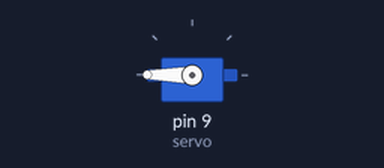
Recording of a sketch running on a simulated Arduino Uno, built with avr-gcc and run on an emulated ATmega328P. On the bench: servo.

Above: at 2.05 s.
Timing chart, 0 to 6.6 s (numbered marks = the images above):
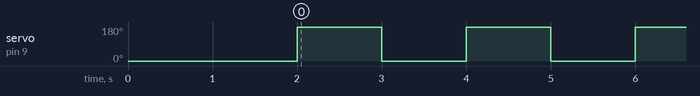

Measured:
- by itself, servo on pin 9 (servo): alternates 180° for 1.0 s and 0° for 1.0 s

The sketch:

Servo_Motor_Check.ino
```cpp
#include <Servo.h> // Include the Servo library

Servo servo; // Create a Servo object named 'servo'

void setup() {
  servo.attach(9); // Attach the servo to pin 9
  servo.write(0); // Set initial position to 0 degrees
  delay(2000); // Delay for 2 seconds for the servo to reach its initial position
}

void loop() {
  servo.write(180); // Move servo to 180 degrees
  delay(1000); // Wait for 1 second
  servo.write(0); // Move servo back to 0 degrees
  delay(1000); // Wait for 1 second
}
```
